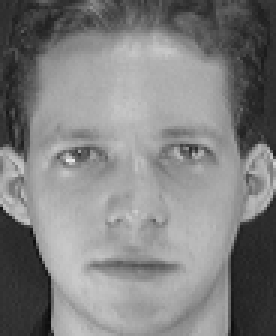
#> input picture dataset/Dataset Original de Kaggle/Organizacion/s1/1.pgm, 92 x 112 px, found by its file name (shown 3 times larger); its folder holds only this picture in this run
$ jupyter execute practica_Clahe_escala2.ipynb
#> lines starting #> are read from the running program, lines starting #| are printed output that depends on the picture; after the words box and inside, x2 and y2 are one past the last pixel; in counts of white or black regions, pixels touching at a corner belong together
[cell 1]
import os
import cv2
import matplotlib.pyplot as plt
import numpy as np

[cell 2]
ruta_base = "dataset/Training_LR_escala2/s1"

archivos = sorted(os.listdir(ruta_base))
print(f"Archivos encontrados: {archivos}")

[cell 3]
plt.figure(figsize=(12, 4))

for i, archivo in enumerate(archivos[:5]):
    ruta = os.path.join(ruta_base, archivo)
    img  = cv2.imread(ruta, cv2.IMREAD_GRAYSCALE)
#> img is the input picture: shape (112, 92); min 11, max 234, mean 128.3

    if img is None:
        print(f" No cargó: {archivo}")
        continue

    print(f" {archivo} → shape: {img.shape}")
#|  1.pgm → shape: (112, 92)

    plt.subplot(1, 5, i + 1)
    plt.imshow(img, cmap='gray')
    plt.title(archivo, fontsize=8)
    plt.axis('off')

plt.suptitle("Imágenes Training_LR_CLAHE — s1", fontweight='bold')
plt.tight_layout()
plt.show()

[cell 4]
ruta_base = "dataset/Training_LR_escala2/s1"
archivos  = sorted(os.listdir(ruta_base))

clahe = cv2.createCLAHE(clipLimit=2.0, tileGridSize=(8, 8))

plt.figure(figsize=(15, 12))

for i, archivo in enumerate(archivos[:5]):
    ruta = os.path.join(ruta_base, archivo)
    img  = cv2.imread(ruta, cv2.IMREAD_GRAYSCALE)
    if img is None:
        continue

    # ── Opción A: Gaussian suave → CLAHE
    img_gaussian = cv2.GaussianBlur(img, (3, 3), sigmaX=0.8)
    img_clahe_a  = clahe.apply(img_gaussian)
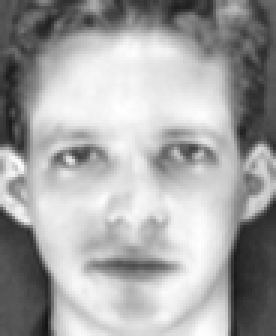
#> img_clahe_a: shape (112, 92) (shown 3 times larger); min 19, max 255, mean 165

    # ── Opción B: Bilateral → CLAHE (preserva bordes)
    img_bilateral = cv2.bilateralFilter(img, d=5, sigmaColor=30, sigmaSpace=30)
    img_clahe_b   = clahe.apply(img_bilateral)
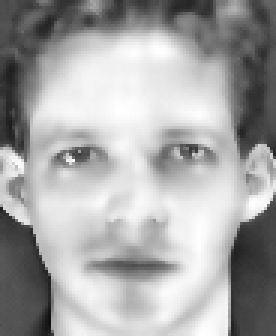
#> img_clahe_b: shape (112, 92) (shown 3 times larger); min 16, max 255, mean 166.6

    # ── Opción C: Median → CLAHE (elimina ruido)
    img_median   = cv2.medianBlur(img, 3)
    img_clahe_c  = clahe.apply(img_median)
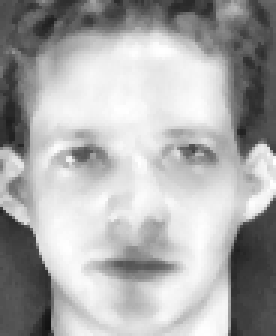
#> img_clahe_c: shape (112, 92) (shown 3 times larger); min 18, max 255, mean 170.9

    # Fila 1: LR original
    plt.subplot(4, 5, i + 1)
    plt.imshow(img, cmap='gray')
    plt.title(f"LR escala=2\n{archivo}", fontsize=8)
    plt.axis('off')

    # Fila 2: Gaussian + CLAHE
    plt.subplot(4, 5, i + 6)
    plt.imshow(img_clahe_a, cmap='gray')
    plt.title(f"Gaussian\n+ CLAHE", fontsize=8)
    plt.axis('off')

    # Fila 3: Bilateral + CLAHE
    plt.subplot(4, 5, i + 11)
    plt.imshow(img_clahe_b, cmap='gray')
    plt.title(f"Bilateral\n+ CLAHE", fontsize=8)
    plt.axis('off')

    # Fila 4: Median + CLAHE
    plt.subplot(4, 5, i + 16)
    plt.imshow(img_clahe_c, cmap='gray')
    plt.title(f"Median\n+ CLAHE", fontsize=8)
    plt.axis('off')

plt.suptitle("Comparación filtros previos a CLAHE", fontweight='bold')
plt.tight_layout()
plt.show()
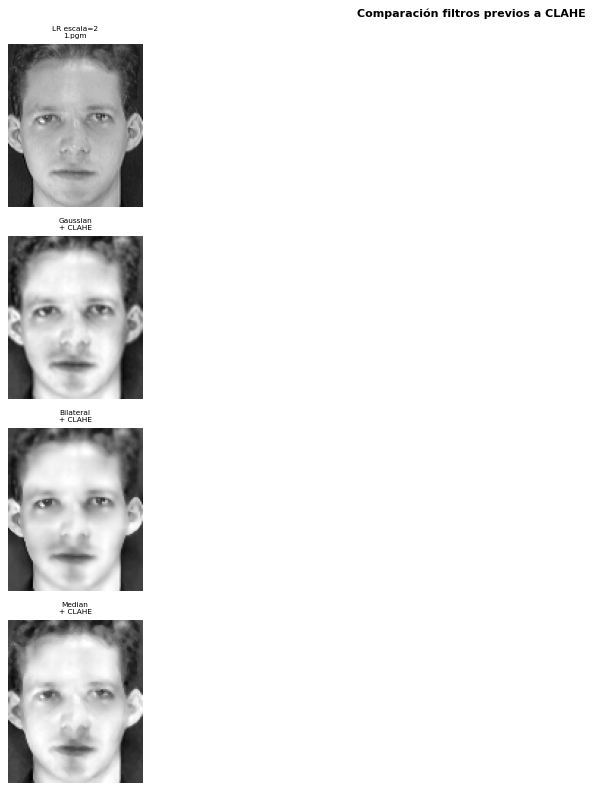
#> figure drawn by matplotlib, 4 panels

[cell 5]
def clahe_con_mascara(imagen_gray, clip_limit=2.0, tile_grid_size=(8, 8)):

    _, mascara_rostro = cv2.threshold(imagen_gray, 15, 255, cv2.THRESH_BINARY)
    mascara_suave     = cv2.GaussianBlur(mascara_rostro, (5, 5), 0)
    mascara_norm      = mascara_suave.astype(np.float32) / 255.0
    img_filtrada = cv2.bilateralFilter(imagen_gray,
                                       d=3,
                                       sigmaColor=20,
                                       sigmaSpace=20)

    clahe     = cv2.createCLAHE(clipLimit=clip_limit, tileGridSize=tile_grid_size)
    img_clahe = clahe.apply(img_filtrada)

    resultado = (img_clahe.astype(np.float32) * mascara_norm +
                 imagen_gray.astype(np.float32) * (1 - mascara_norm))

    return resultado.astype(np.uint8), mascara_rostro

[cell 6]
ruta_base = "dataset/Training_LR_escala2/s1"
archivos  = sorted(os.listdir(ruta_base))

plt.figure(figsize=(15, 9))

for i, archivo in enumerate(archivos[:5]):
    ruta = os.path.join(ruta_base, archivo)
    img  = cv2.imread(ruta, cv2.IMREAD_GRAYSCALE)
    if img is None:
        continue

    clahe_directo  = cv2.createCLAHE(clipLimit=2.0, tileGridSize=(8, 8)).apply(img)
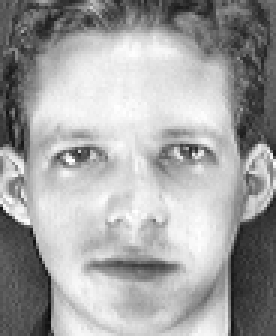
#> clahe_directo: shape (112, 92) (shown 3 times larger); min 10, max 255, mean 163.1
    clahe_mascara, mascara = clahe_con_mascara(img)
#> in clahe_con_mascara, `_, mascara_rostro = cv2.threshold(imagen_gray, 15, 255, cv2.THRESH_BIN..`:
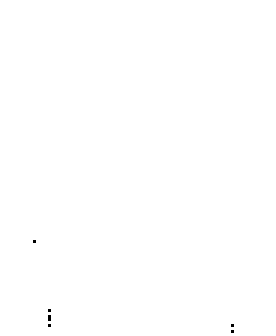
#> mascara_rostro: shape (112, 92) (shown 3 times larger); 99.9% white; black in thin lines or dots, all inside (x1, y1, x2, y2) = (11, 80, 78, 111)
#> in clahe_con_mascara, `img_clahe = clahe.apply(img_filtrada)`:
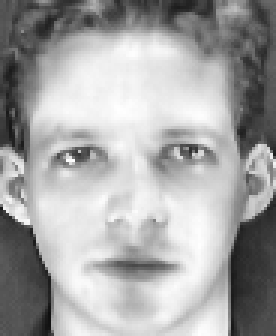
#> img_clahe: shape (112, 92) (shown 3 times larger); min 15, max 255, mean 165.2

    # Fila 1: LR original
    plt.subplot(3, 5, i + 1)
    plt.imshow(img, cmap='gray')
    plt.title(f"LR escala=2\n{archivo}", fontsize=8)
    plt.axis('off')

    # Fila 2: CLAHE directo (problema actual)
    plt.subplot(3, 5, i + 6)
    plt.imshow(clahe_directo, cmap='gray')
    plt.title("CLAHE directo\n(fondo degradado)", fontsize=8)
    plt.axis('off')

    # Fila 3: CLAHE con máscara (solución)
    plt.subplot(3, 5, i + 11)
    plt.imshow(clahe_mascara, cmap='gray')
    plt.title("CLAHE + máscara\n(fondo preservado)", fontsize=8)
    plt.axis('off')

plt.suptitle("CLAHE directo vs CLAHE con máscara de fondo", fontweight='bold')
plt.tight_layout()
plt.show()

$ run again, on dataset/Dataset Original de Kaggle/Organizacion/s1/4.pgm
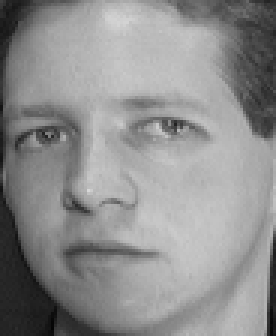
#> input picture dataset/Dataset Original de Kaggle/Organizacion/s1/4.pgm, 92 x 112 px, found by its file name (shown 3 times larger)
#> img is the input picture: shape (112, 92); min 5, max 215, mean 142.1
#|  4.pgm → shape: (112, 92)
#> `plt.show()`:
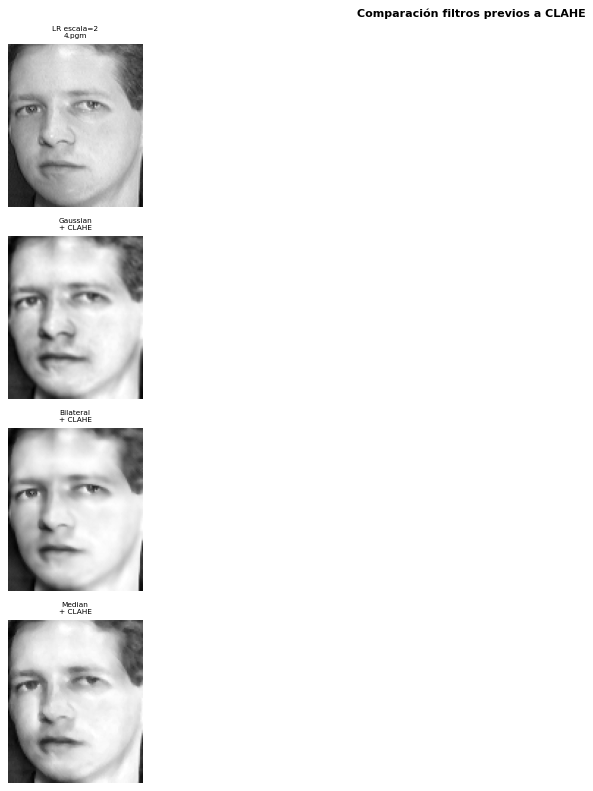
#> figure drawn by matplotlib, 4 panels
#> mascara_rostro: shape (112, 92); 99.8% white; black in thin lines or dots, all inside (x1, y1, x2, y2) = (17, 103, 91, 112)
#> in clahe_con_mascara, `img_clahe = clahe.apply(img_filtrada)`:
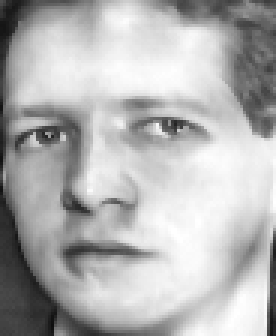
#> img_clahe: shape (112, 92) (shown 3 times larger); min 14, max 255, mean 178.6

$ run again, on dataset/Dataset Original de Kaggle/Organizacion/s1/6.pgm
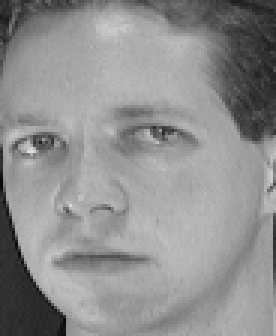
#> input picture dataset/Dataset Original de Kaggle/Organizacion/s1/6.pgm, 92 x 112 px, found by its file name (shown 3 times larger)
#> img is the input picture: shape (112, 92); min 7, max 225, mean 143.2
#|  6.pgm → shape: (112, 92)
#> `plt.show()`:
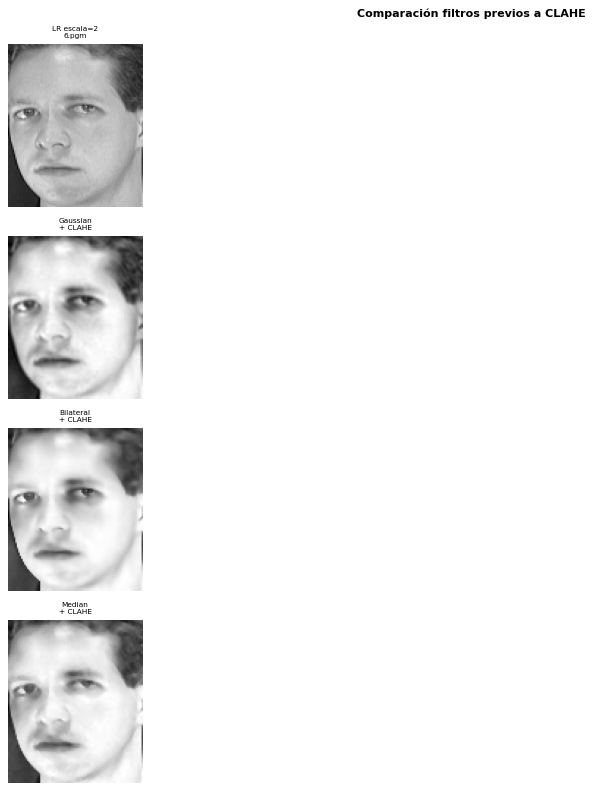
#> figure drawn by matplotlib, 4 panels
#> mascara_rostro: shape (112, 92); 99.9% white; black in thin lines or dots, all inside (x1, y1, x2, y2) = (0, 59, 22, 109)
#> in clahe_con_mascara, `img_clahe = clahe.apply(img_filtrada)`:
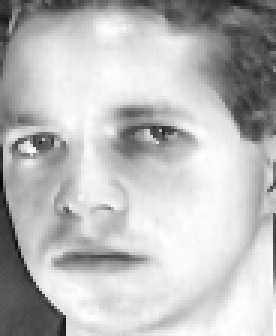
#> img_clahe: shape (112, 92) (shown 3 times larger); min 8, max 255, mean 187.1

$ run again, on dataset/Dataset Original de Kaggle/Organizacion/s1/7.pgm
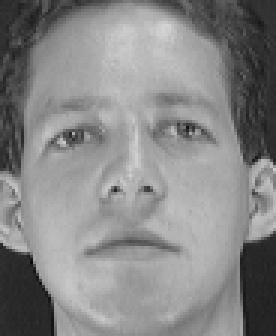
#> input picture dataset/Dataset Original de Kaggle/Organizacion/s1/7.pgm, 92 x 112 px, found by its file name (shown 3 times larger)
#> img is the input picture: shape (112, 92); min 9, max 213, mean 134.5
#|  7.pgm → shape: (112, 92)
#> mascara_rostro: shape (112, 92); 100% white; black in thin lines or dots, all inside (x1, y1, x2, y2) = (10, 87, 11, 88)
#> in clahe_con_mascara, `img_clahe = clahe.apply(img_filtrada)`:
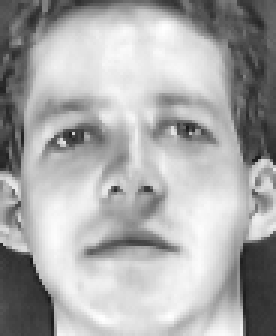
#> img_clahe: shape (112, 92) (shown 3 times larger); min 23, max 255, mean 169.2
